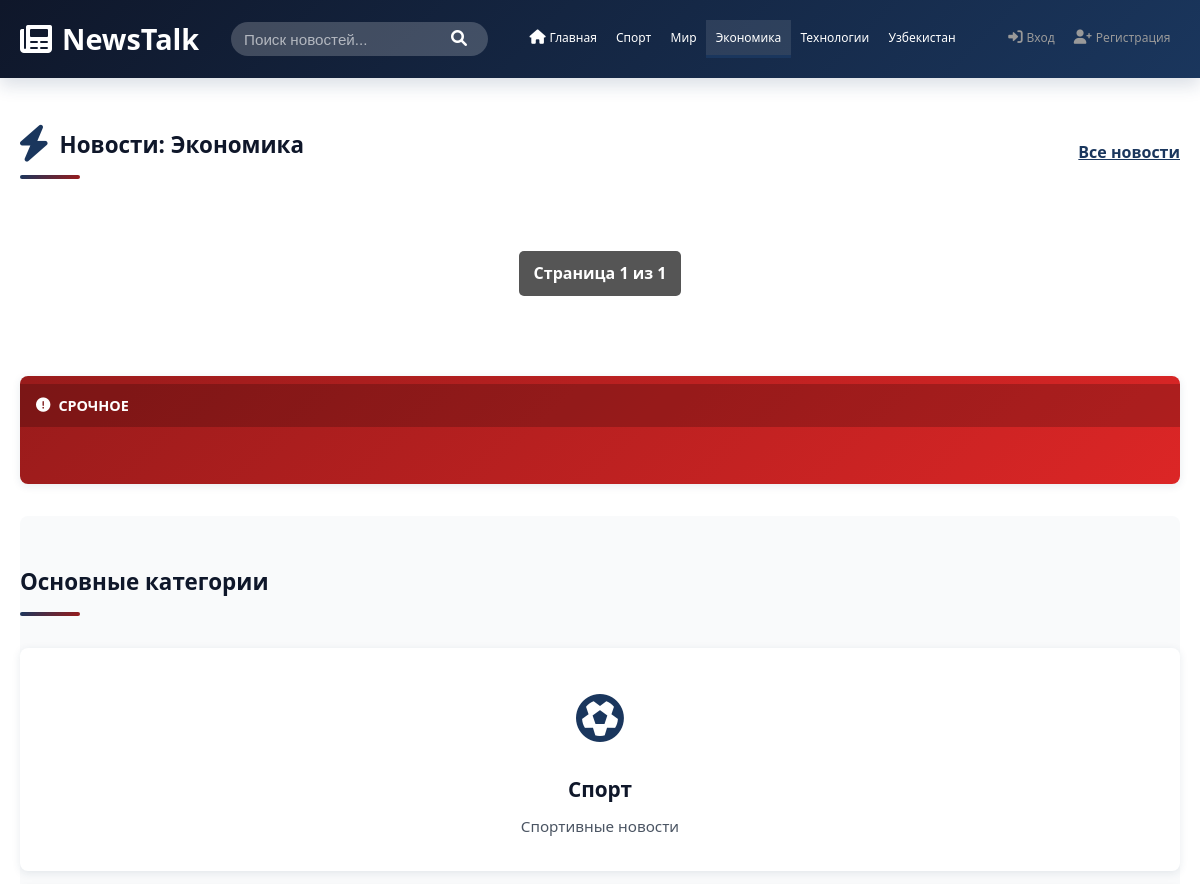
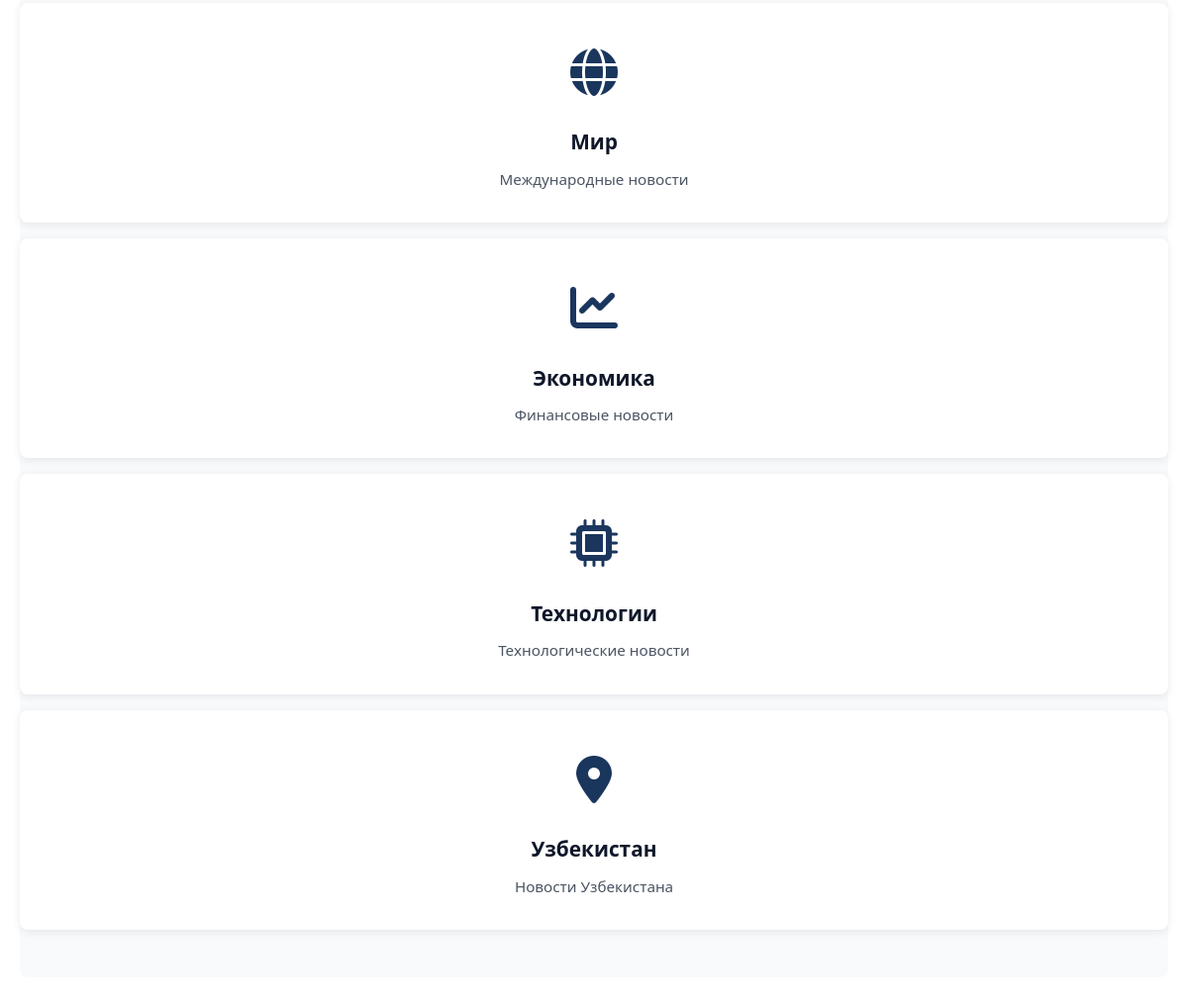
Page /category/3/ (upper part) on the earlier database version (2 pictures, top to bottom).
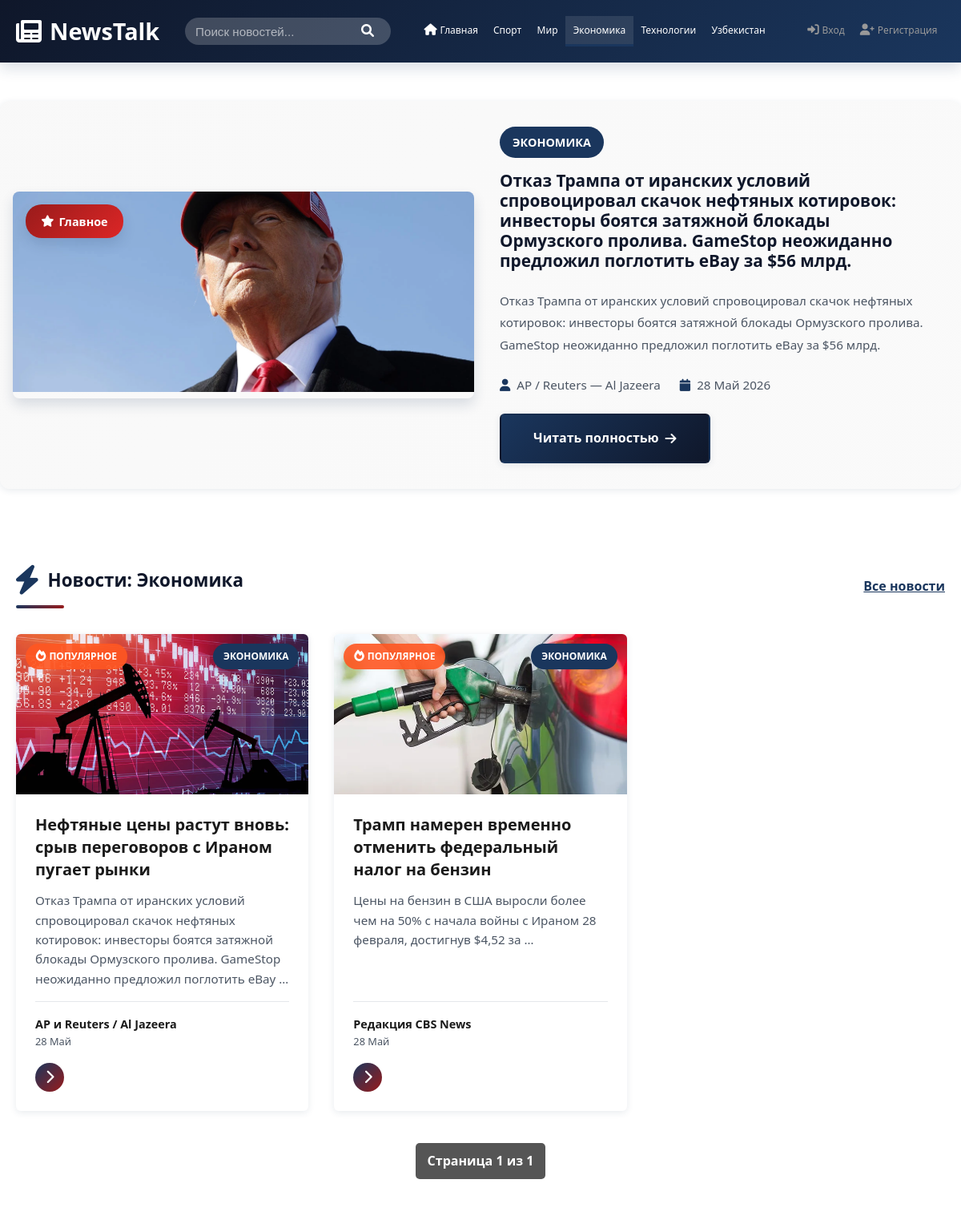
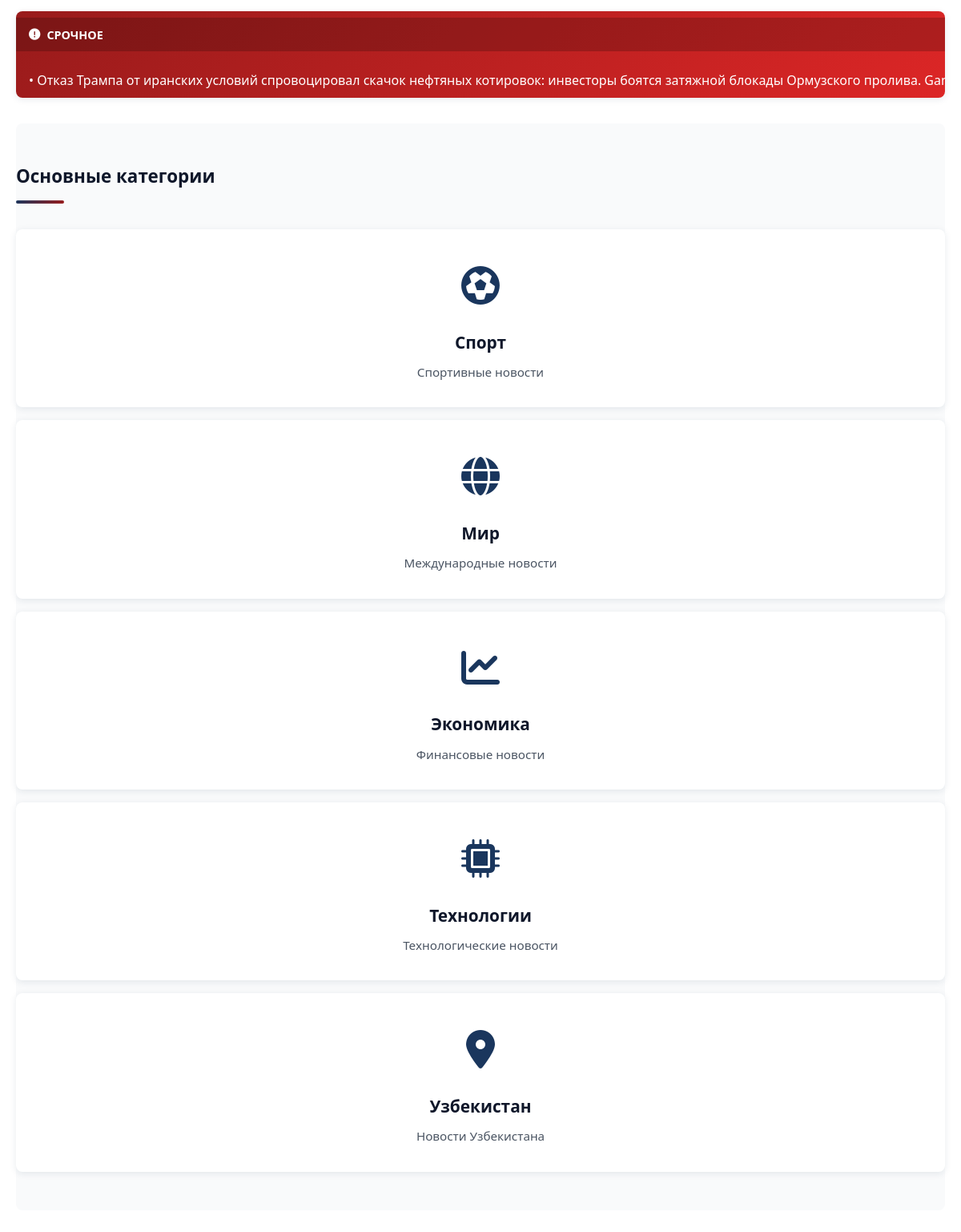
Same page on the later database version (2 pictures, top to bottom).
### news_app/models.py (models this page shows, shortened)
class Category(models.Model):
    name = models.CharField(max_length=100)

class News(models.Model):
    title = models.CharField(max_length=200, verbose_name='Title')
    content = models.TextField()
    image = models.ImageField(null=True, blank=True)
    author = models.ForeignKey(Author, on_delete=models.SET_NULL, null=True)
    category = models.ForeignKey(Category, on_delete=models.CASCADE)
    tags = models.ManyToManyField(Tags)
    created_at = models.DateTimeField(default=timezone.now)
    is_published = models.BooleanField(default=True, verbose_name='Published')
    slug = models.SlugField(max_length=200, unique=True, blank=True, default='')
    class Meta:
        verbose_name = 'Новость'
        verbose_name_plural = 'Новости'
        permissions = [
            ('publish_news', 'Может публиковать новости'),
        ]

class Author(models.Model):
    name = models.CharField(max_length=100)
    surname = models.CharField(max_length=100,null=True, blank=True)
    bio = models.TextField()
    image = models.ImageField(null=True, blank=True)

### news_app/views.py (the view)
# urls.py: path('category/<int:category_id>/', views.category_news, name='category_news'),
def category_news(request, category_id):
    category = get_object_or_404(Category, pk=category_id)
    items = News.objects.filter(category=category).order_by('-created_at')
    categories = Category.objects.all()
    paginator = Paginator(items, 12)
    page_number = request.GET.get('page')
    page_obj = paginator.get_page(page_number)
    return render(request, 'home.html', {'news': page_obj, 'categories': categories, 'selected_category': category, 'page_obj': page_obj})

### templates/home.html (shortened to what this page needs)
{% load static %}
<!DOCTYPE html>
<html lang="ru">
<head>
    <link rel="stylesheet" href="{% static 'css/main.css' %}">
    <link rel="stylesheet" href="https://cdnjs.cloudflare.com/ajax/libs/font-awesome/6.0.0/css/all.min.css">
</head>
<body>
    <nav class="navbar">
        <div class="navbar-container">
            <div class="navbar-logo">
                <i class="fas fa-newspaper"></i>
                <span>NewsTalk</span>
            </div>
            <div class="nav-search" style="position: relative;">
                <form method="get" action="{% url 'home' %}" id="searchForm"
                    style="display: flex; width: 100%;" autocomplete="off">
                    <input
                        type="text"
                        name="q"
                        id="searchInput"
                        placeholder="Поиск новостей..."
                        value="{{ request.GET.q }}"
                    >
                    <button type="submit"><i class="fas fa-search"></i></button>
                </form>
            </div>
            <ul class="nav-menu" id="navMenu">
                <li><a href="/" class="nav-link {% if not selected_category %}active{% endif %}"><i class="fas fa-home"></i> Главная</a></li>
                {% for category in categories %}
                <li><a href="{% url 'category_news' category.id %}" class="nav-link {% if selected_category.id == category.id %}active{% endif %}">{{ category.name }}</a></li>
                {% endfor %}
                {% if user.is_authenticated %}
                <li style="margin-left: auto;"><a href="{% url 'logout' %}" class="nav-link" style="color: #999999;"><i class="fas fa-sign-out-alt"></i> Выход ({{ user.username }})</a></li>
                {% else %}
                <li style="margin-left: auto;"><a href="{% url 'login' %}" class="nav-link" style="color: #999999;"><i class="fas fa-sign-in-alt"></i> Вход</a></li>
                <li><a href="{% url 'register' %}" class="nav-link" style="color: #999999;"><i class="fas fa-user-plus"></i> Регистрация</a></li>
                {% endif %}
            </ul>
        </div>
    </nav>
    {% if news and page_obj.number == 1 %}
    {% with featured=news.0 %}
    <section class="hero-section">
        <div class="hero-container">
            <div class="hero-left">
                {% if featured.image %}
                <img src="{{ featured.image.url }}" alt="{{ featured.title }}" class="hero-image">
                {% else %}
                <img src="{% static 'media/images.jfif' %}" alt="{{ featured.title }}" class="hero-image">
                {% endif %}
                <div class="hero-overlay">
                    <span class="featured-badge">
                        <i class="fas fa-star"></i> Главное
                    </span>
                </div>
            </div>
            <div class="hero-right">
                <div class="hero-category">{{ featured.category.name }}</div>
                <h1 class="hero-title">{{ featured.title }}</h1>
                <p class="hero-excerpt">{{ featured.content|truncatewords:30 }}</p>
                <div class="hero-meta">
                    <span class="meta-item">
                        <i class="fas fa-user"></i> {{ featured.author.name }} {{ featured.author.surname|default_if_none:"" }}
                    </span>
                    <span class="meta-item">
                        <i class="fas fa-calendar"></i> {{ featured.created_at|date:"d M Y" }}
                    </span>
                </div>
                <a href="{% url 'product_detail' slug=featured.slug %}" class="read-more-btn">
                    Читать полностью <i class="fas fa-arrow-right"></i>
                </a>
            </div>
        </div>
    </section>
    {% endwith %}
    {% endif %}
    <div class="container">
        <section class="news-section">
            <div class="section-header">
                <h2 class="section-title">
                    <i class="fas fa-bolt"></i> {% if selected_category %}Новости: {{ selected_category.name }}{% else %}Последние новости{% endif %}
                </h2>
                {% if selected_category %}<a href="/" class="view-all">Все новости</a>{% endif %}
            </div>
            <div class="news-grid">
                {% for item in news %}
                    {% if page_obj.number == 1 and forloop.first %}
                    {% else %}
                    <article class="news-card">
                        <div class="card-image-wrapper">
                            {% if item.image %}
                            <img src="{{ item.image.url }}" alt="{{ item.title }}" class="card-image">
                            {% else %}
                            <img src="{% static 'media/images.jfif' %}" alt="{{ item.title }}" class="card-image">
                            {% endif %}
                            <span class="category-badge">{{ item.category.name }}</span>
                            <div class="trending-badge">
                                <i class="fas fa-fire"></i> Популярное
                            </div>
                        </div>
                        <div class="card-content">
                            <h3 class="card-title">{{ item.title }}</h3>
                            <p class="card-excerpt">{{ item.content|truncatewords:20 }}</p>
                            <div class="card-footer">
                                <div class="card-meta">
                                    <div>
                                        <div class="author-name">{{ item.author.name }} {{ item.author.surname|default_if_none:"" }}</div>
                                        <div class="card-date">{{ item.created_at|date:"d M" }}</div>
                                    </div>
                                </div>
                                <a href="{% url 'product_detail' slug=item.slug %}" class="card-link" title="Читать">
                                    <i class="fas fa-chevron-right"></i>
                                </a>
                            </div>
                        </div>
                    </article>
                    {% endif %}
                {% endfor %}
            </div>
            <div class="pagination" style="text-align: center; margin-top: 40px; display: flex; justify-content: center; gap: 10px; flex-wrap: wrap;">
                <span style="padding: 10px 15px; background: #555555; color: white; border-radius: 5px; font-weight: bold;">Страница {{ page_obj.number }} из {{ page_obj.paginator.num_pages }}</span>
            </div>
        </section>
        <section class="breaking-news">
            <div class="breaking-label">
                <i class="fas fa-exclamation-circle"></i> СРОЧНОЕ
            </div>
            <div class="breaking-content">
                <span class="breaking-text">
                    {% for item in news|slice:":3" %}
                        <span>• {{ item.title }}</span>
                    {% endfor %}
                </span>
            </div>
        </section>
        <section class="categories-section">
            <h2 class="section-title">Основные категории</h2>
            <div class="categories-grid">
                {% for category in categories|slice:":5" %}
                <div class="category-item">
                    <div class="category-icon">
                        {% if category.name == "Спорт" %}
                            <i class="fas fa-futbol"></i>
                        {% elif category.name == "Технологии" %}
                            <i class="fas fa-microchip"></i>
                        {% elif category.name == "Мир" %}
                            <i class="fas fa-globe"></i>
                        {% elif category.name == "Узбекистан" %}
                            <i class="fas fa-map-marker-alt"></i>
                        {% elif category.name == "Экономика" %}
                            <i class="fas fa-chart-line"></i>
                        {% else %}
                            <i class="fas fa-newspaper"></i>
                        {% endif %}
                    </div>
                    <h3>{{ category.name }}</h3>
                    <p>
                        <a href="{% url 'category_news' category.id %}" style="color: inherit; text-decoration: none;">
                            {% if category.name == "Спорт" %}Спортивные новости
                            {% elif category.name == "Технологии" %}Технологические новости
                            {% elif category.name == "Мир" %}Международные новости
                            {% elif category.name == "Узбекистан" %}Новости Узбекистана
                            {% elif category.name == "Экономика" %}Финансовые новости
                            {% else %}Перейти к новостям
                            {% endif %}
                        </a>
                    </p>
                </div>
                {% empty %}
                <p style="color: #999;">Категории пока не добавлены.</p>
                {% endfor %}
            </div>
        </section>
    </div>
</body>
</html>

Differences in the rows shown:
added News: image (picture), category.name "ЭКОНОМИКА", title "Отказ Трампа от иранских условий спровоцировал скачок нефтяных котировок: инвесторы боятся затяжной блокады Ормузского пролива. GameStop неожиданно предложил поглотить eBay за $56 млрд.", content "Отказ Трампа от иранских условий спровоцировал скачок нефтяных котировок: инвесторы боятся затяжной блокады Ормузского пролива. GameStop неожиданно предложил поглотить eBay за $56 млрд.", author.name "AP / Reuters — Al Jazeera", created_at "28 Май 2026", title "Отказ Трампа от иранских условий спровоцировал скачок нефтяных котировок: инвесторы боятся затяжной блокады Ормузского пролива.…"
added News: image (picture), category.name "ЭКОНОМИКА", title "Нефтяные цены растут вновь: срыв переговоров с Ираном пугает рынки", content "Отказ Трампа от иранских условий спровоцировал скачок нефтяных котировок: инвесторы боятся затяжной блокады Ормузского пролива. GameStop неожиданно предложил поглотить eBay …", author.name "AP и Reuters / Al Jazeera", created_at "28 Май", shown under "Новости: Экономика"
added News: image (picture), category.name "ЭКОНОМИКА", title "Трамп намерен временно отменить федеральный налог на бензин", content "Цены на бензин в США выросли более чем на 50% с начала войны с Ираном 28 февраля, достигнув $4,52 за …", author.name "Редакция CBS News", created_at "28 Май", shown under "Новости: Экономика"
Other differences:
text now shown: "Главное Читать полностью"
